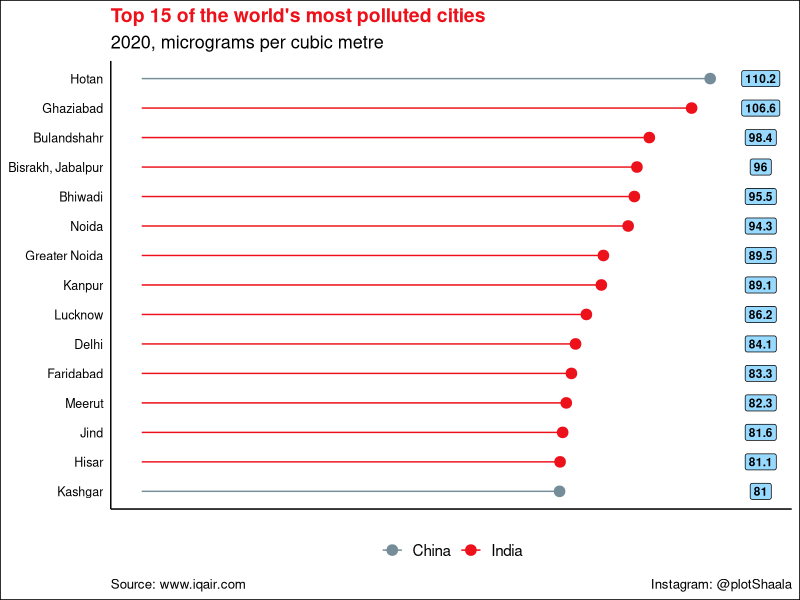

The R script that drew this image:
library(ggplot2)
library(ggthemes)
library(dplyr)

# Variables
countryColor <- c("#758D99", "#EC111A") 
titleColor <- "#EC111A"
labelFiller <- "#98DAFF"
displayResolution <- 600


# set working directory and read the file
setwd("<details of file path>")
df <- read.csv("Fig1_WorldPollutedCities.csv")
df <- df %>% arrange(desc(ranking))


# This function causes the city to be ordered
# but this starts from the bottom of the axis
df$city  <- factor(
  df$city 
  ,levels =  df$city
)

df


# draw a horizontal lollipop chart
# Horizontal version
p <- ggplot(df, aes(x=value, y=city)) +
    geom_segment( aes(x=0, xend= value, y= city, yend= city, color= country) ) +
    geom_point( aes(color= country), size = 3.25) +
    annotate("label", x = 120 , y =  df$city,  label = df$value,  size = 3, fontface = "bold", fill = labelFiller) +
    scale_color_manual(values = countryColor) + 
  
theme_clean() +

# THEME SECTION
  
labs(
  x = NULL
  , y = NULL
  , title = "Top 15 of the world's most polluted cities"
  , subtitle = "2020, micrograms per cubic metre"
  , caption = c("Instagram: @plotShaala", "Source: www.iqair.com" )
) +
  
  theme(
    plot.caption = element_text(hjust=c(1, 0))
    , plot.title = element_text(colour = titleColor)
  ) +
  
  theme(
    panel.grid.major.x =   element_blank()
    , panel.grid.major.y =  element_blank()
    , panel.grid.minor.x =  element_blank()
    , panel.grid.minor.y = element_blank()
  ) +
  
  theme(
    axis.ticks = element_blank()
    , axis.text.x = element_blank() 
  ) +
  
  theme(
    legend.title = element_blank()
    , legend.position="bottom"
    , legend.background = element_blank()
  ) 
  

ggsave(plot = p, width = 3.6, height = 3.2,  dpi = displayResolution, filename = "Fig1_WorldPollutedCities.png")
